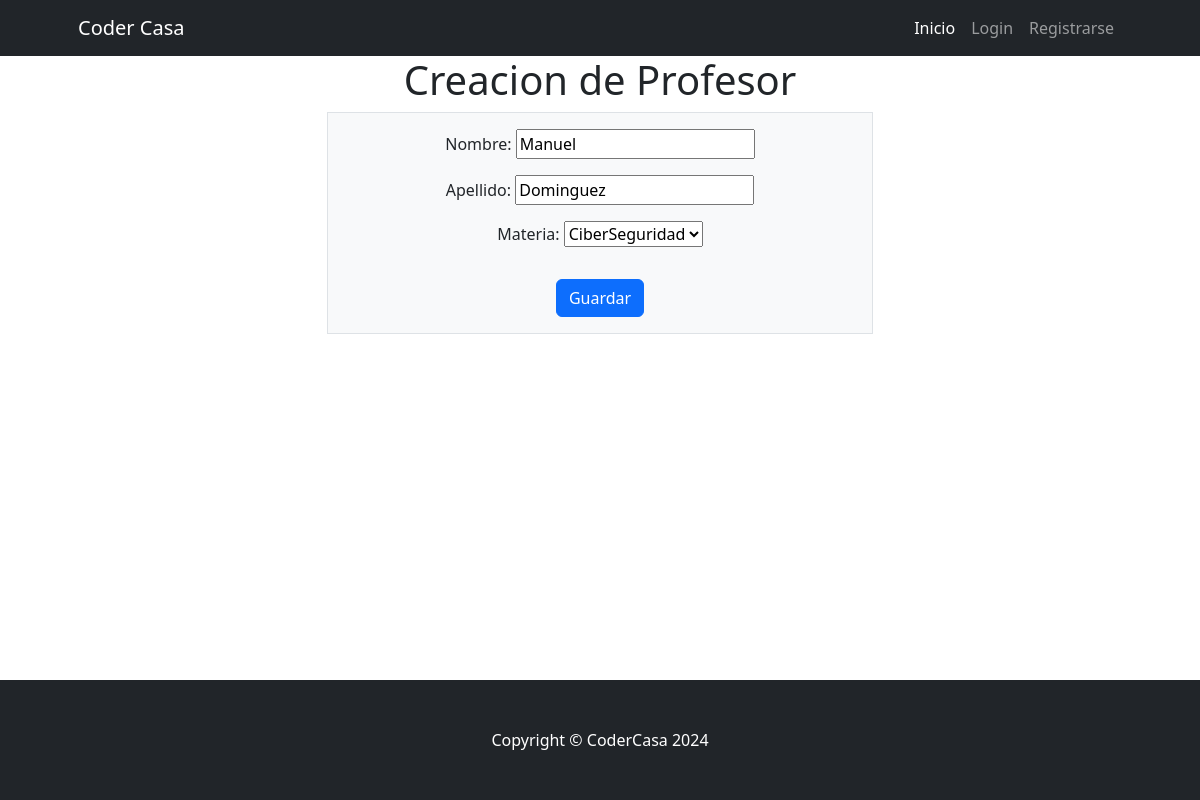
Before: /Clase/profesor/update/10 with the older database file.
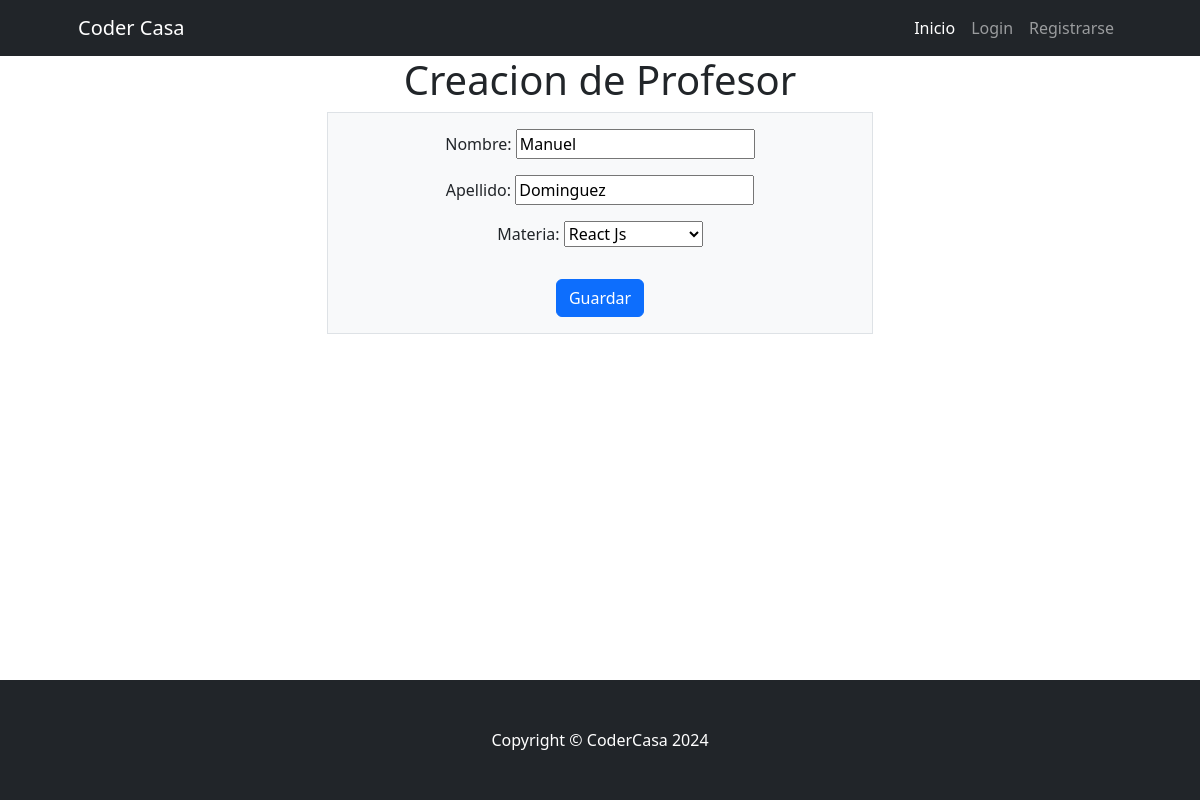
After: the same page with the newer database file.
### Clase/models.py (models this page shows, shortened)
class Profesor(models.Model):
    nombre = models.CharField(max_length=255)
    apellido = models.CharField(max_length=255)
    materia = models.ForeignKey(Curso, on_delete=models.SET_NULL,null=True)
    class Meta:
        verbose_name = "Profesor"
        verbose_name_plural = "Profesores"

class Curso(models.Model):
    nombre = models.CharField(max_length=255, unique=True)
    detalle = models.CharField(max_length=800,null=True, blank=True)
    def __str__(self) -> str:
        return self.nombre
    class Meta:
        verbose_name = "Curso"
        verbose_name_plural = "Cursos"

### Clase/views.py (the view)
# urls.py: path("profesor/update/<int:pk>", ProfesorUpdate.as_view(), name="profesor_update"),
class ProfesorUpdate(UpdateView):
    model = Profesor
    form_class = ProfesorForm
    success_url = reverse_lazy("Clase:profesor_list")

### Clase/forms.py
class ProfesorForm(forms.ModelForm):
    class Meta:
        model = models.Profesor
        fields = ["nombre","apellido","materia"]

### Clase/templates/Clase/profesor_form.html (shortened to what this page needs)
{% extends 'core/base.html' %}
{% block content %}
    <center>
    <h1>Creacion de Profesor</h1>
    </center>
    <center>
        <div class="container">
            <div class="row justify-content-center">
              <div class="col-md-6">
                <form class="p-3 border rounded-lg bg-light" action="" method="post">
                  {{ form.as_p }}
                  <button class="btn btn-primary mt-3" type="submit">Guardar</button>
                </form>
              </div>
            </div>
          </div>
    </center>
{% endblock content %}

Changed rows visible on the page:
changed Profesor "Dominguez": materia "CiberSeguridad" → "React Js"
